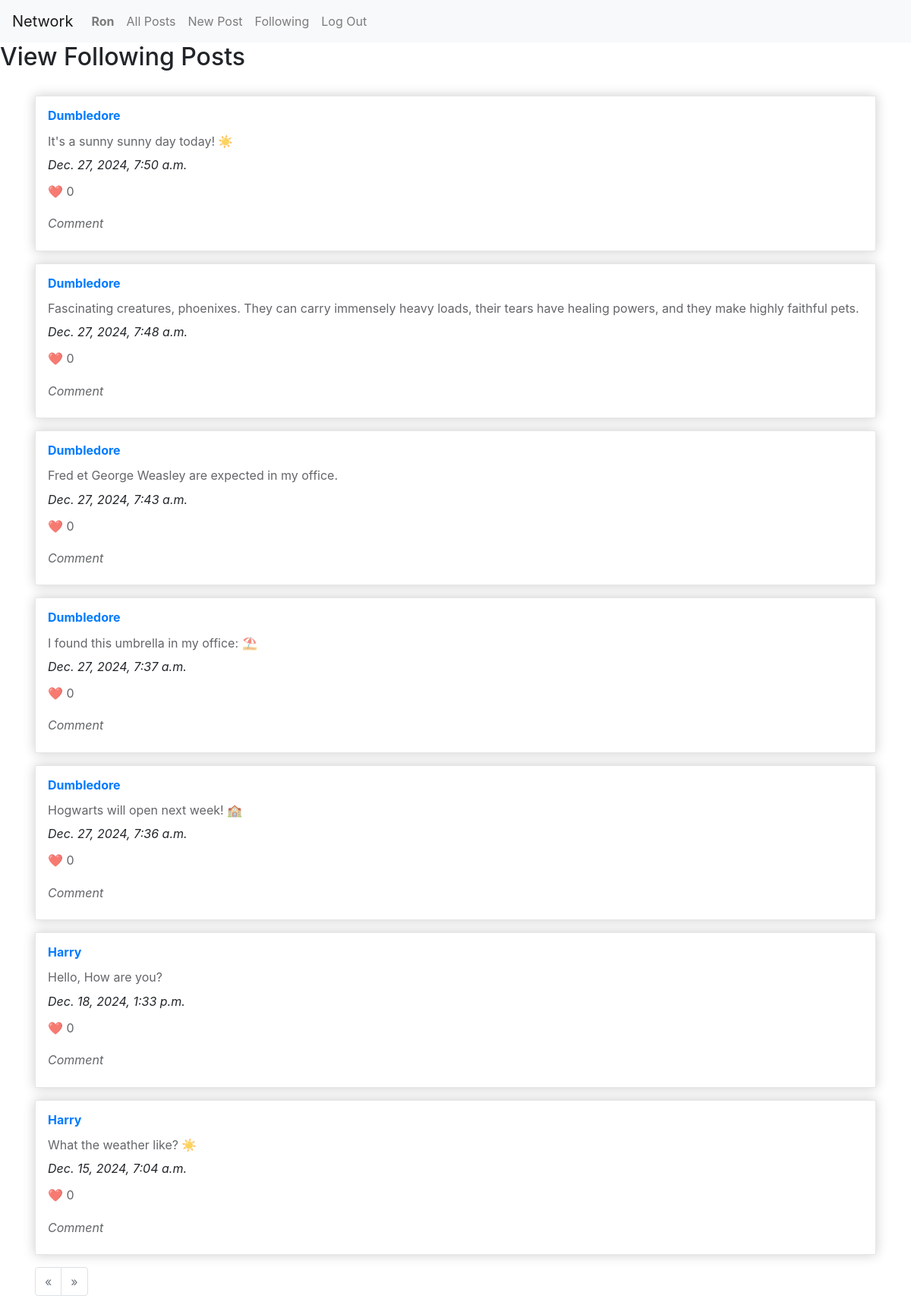
The app's page /following (signed in) with its own data.
### network/models.py (models this page shows)
class User(AbstractUser):
    pass

class Post(models.Model):
    user = models.ForeignKey("User", on_delete=models.CASCADE, related_name="posts")
    content = models.TextField()
    date = models.DateTimeField(auto_now_add=True)
    likes = models.ManyToManyField("User", related_name="liked_posts", blank=True)

### network/views.py (the view)
# urls.py: path("following", views.following, name="following"),
def following(request):
    current_user = request.user
    current_user_id = request.user.id
    posts = Post.objects.all().filter().order_by("-date")
    posts = Paginator(posts, 10)
    page_number = request.GET.get('page')
    posts = posts.get_page(page_number)
    posts_following = []
    for post in posts:
        if Follow.objects.filter(user=post.user, following=current_user).exists():
            posts_following.append(post)
    return render(request, "network/following.html", {
        "posts_following": posts_following
    })

### network/templates/network/following.html (shortened to what this page needs)
{% extends "network/layout.html" %}
{% load static %}
{% block body %}
  <h2>View Following Posts</h2>
  <div class="container">
      {% for post in posts_following %}
        <div class="card-post">
          <h3><a href="{% url 'profile' post.user %}">{{post.user}}</a></h3>
          <p>
            {{ post.content }}
          </p>
          <i>{{post.date}}</i>
          <p>❤️ 0</p>
          <p><i>Comment</i></p>
        </div>
      {% endfor %}
      <nav aria-label="Page navigation example">
        <ul class="pagination">
          {% if posts_following.has_previous %}
            <li class="page-item">
              <a class="page-link" href="?page={{ posts_following.previous_page_number }}" aria-label="Previous">
                <span aria-hidden="true">&laquo;</span>
              </a>
            </li>
          {% else %}
            <li class="page-item disabled">
              <a class="page-link" href="#" aria-label="Previous">
                <span aria-hidden="true">&laquo;</span>
              </a>
            </li>
          {% endif %}
          {% if posts_following.has_next %}
            <li class="page-item">
              <a class="page-link" href="?page={{ posts_following.next_page_number }}" aria-label="Next">
                <span aria-hidden="true">&raquo;</span>
              </a>
            </li>
          {% else %}
            <li class="page-item disabled">
              <a class="page-link" href="#" aria-label="Next">
                <span aria-hidden="true">&raquo;</span>
              </a>
            </li>
          {% endif %}
        </ul>
      </nav>
    </div>
  </div>
{% endblock %}

### network/templates/network/layout.html (shortened to what this page needs)
{% load static %}
<!DOCTYPE html>
<html lang="en">
    <head>
        <link rel="stylesheet" href="https://stackpath.bootstrapcdn.com/bootstrap/4.4.1/css/bootstrap.min.css">
        <link href="{% static 'network/styles.css' %}" rel="stylesheet">
    </head>
    <body>
        <nav class="navbar navbar-expand-lg navbar-light bg-light">
            <a class="navbar-brand" href="{% url 'index' %}">Network</a>
            <div>
              <ul class="navbar-nav mr-auto">
                {% if user.is_authenticated %}
                    <li class="nav-item">
                        <a class="nav-link" href="{% url 'index' %}"><strong>{{ user.username }}</strong></a>
                    </li>
                {% endif %}
                <li class="nav-item">
                  <a class="nav-link" href="{% url 'index' %}">All Posts</a>
                </li>
                {% if user.is_authenticated %}
                    <li class="nav-item">
                      <a class="nav-link" href="{% url 'new_post' %}">New Post</a>
                    </li>
                    <li class="nav-item">
                        <a class="nav-link" href="{% url 'following' %}">Following</a>
                    </li>
                    <li class="nav-item">
                        <a class="nav-link" href="{% url 'logout' %}">Log Out</a>
                    </li>
                {% endif %}
              </ul>
            </div>
          </nav>
        <div class="body">
            {% block body %}
            {% endblock %}
    </body>
</html>

### network/static/network/styles.css (style rules this page uses)
.container { max-width: auto; margin-top: 32px; padding: 0 16px; }
.card-post { margin-bottom: 16px; padding: 1em; overflow: hidden; height: auto; background: white; border: solid 1px #e6e6e6; box-shadow: 0 0 15px rgba(0,0,0,0.2); display: flex; flex-direction: column; }
.card-post h3 { font-size: 16px; font-weight: bold; margin: 0; }
.card-post p { font-size: 16px; line-height: 1.4; opacity: .7; margin-bottom: 8px; margin-top: 12px; }

### records on screen
User: username "Ron"
Post: user "Dumbledore", content "It's a sunny sunny day today! ☀️", date "Dec. 27, 2024, 7:50 a.m."
Post: user "Dumbledore", content "Fascinating creatures, phoenixes. They can carry immensely heavy loads, their tears have healing powers, and they make highly faithful pets.", date "Dec. 27, 2024, 7:48 a.m."
Post: user "Dumbledore", content "Fred et George Weasley are expected in my office.", date "Dec. 27, 2024, 7:43 a.m."
Post: user "Dumbledore", content "I found this umbrella in my office: ⛱", date "Dec. 27, 2024, 7:37 a.m."
Post: user "Dumbledore", content "Hogwarts will open next week! 🏫", date "Dec. 27, 2024, 7:36 a.m."
Post: user "Harry", content "Hello, How are you?", date "Dec. 18, 2024, 1:33 p.m."
Post: user "Harry", content "What the weather like? ☀️", date "Dec. 15, 2024, 7:04 a.m."
